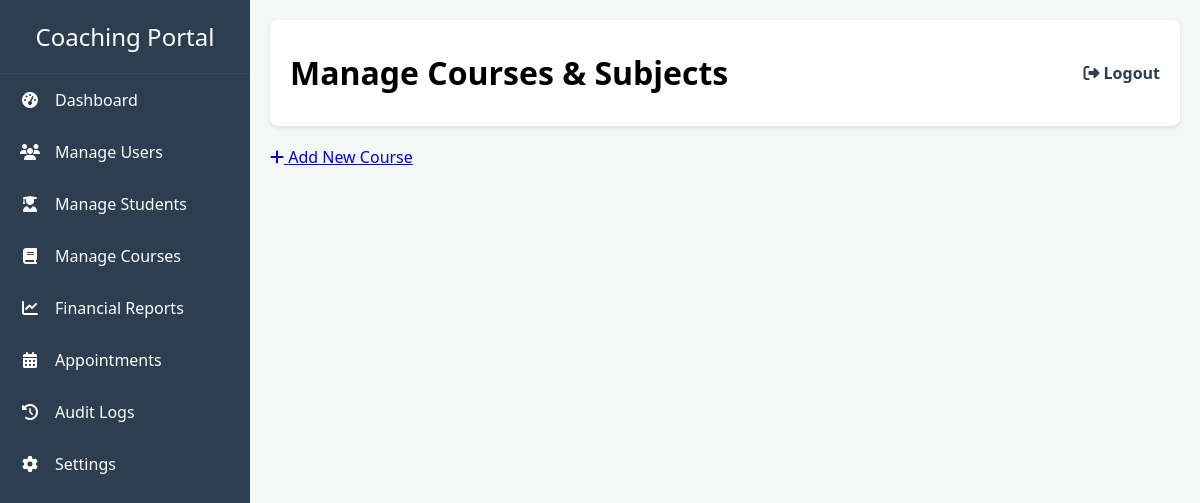
Before: /admin_portal/courses (signed in) with the older database file.
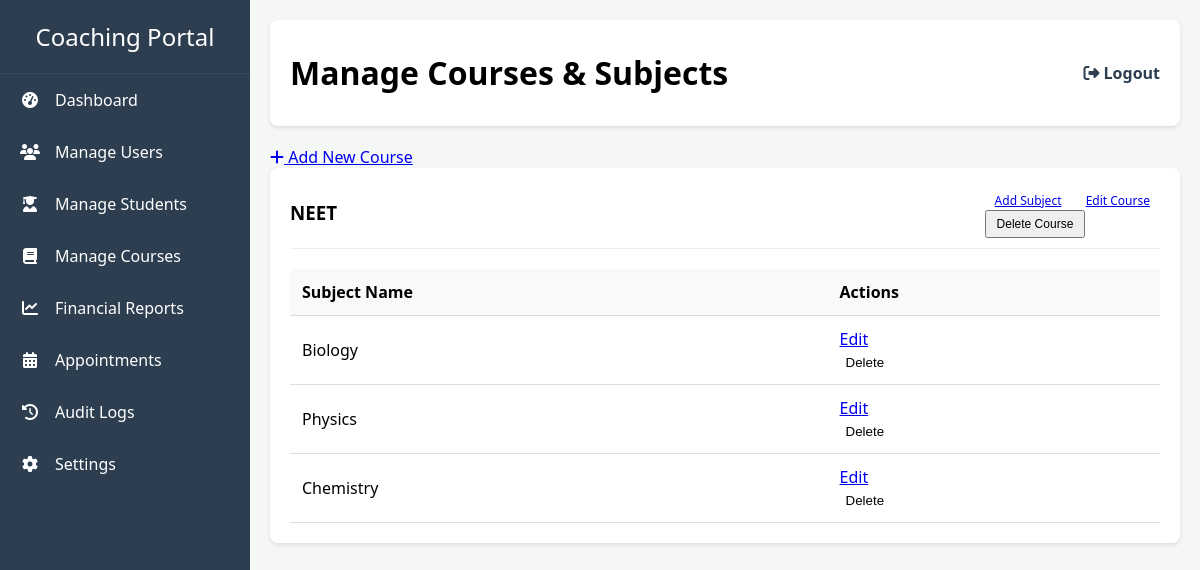
After: the same page with the newer database file.
### models.py (models this page shows)
class Course(db.Model):
    id = db.Column(db.Integer, primary_key=True)
    name = db.Column(db.String(100), unique=True, nullable=False)
    subjects = db.relationship('Subject', backref='course', lazy=True, cascade='all, delete-orphan')
    batches = db.relationship('Batch', backref='course', lazy=True, cascade='all, delete-orphan')

class Subject(db.Model):
    id = db.Column(db.Integer, primary_key=True)
    name = db.Column(db.String(100), nullable=False)
    course_id = db.Column(db.Integer, db.ForeignKey('course.id'), nullable=False)

### app.py (the view)
@app.route('/admin_portal/courses')
@login_required
def view_courses():
    if current_user.role != 'admin':
        return redirect(url_for('login'))
    courses = Course.query.all()
    return render_template('view_courses.html', courses=courses)

### app.py (called while the page is built)
@login_manager.user_loader
def load_user(user_id):
    return db.session.get(User, int(user_id))

### templates/view_courses.html (shortened to what this page needs)
{% extends "base.html" %}
{% block page_title %}Manage Courses & Subjects{% endblock %}
{% block content %}
<a href="{{ url_for('add_course') }}" class="btn btn-primary mb-3"><i class="fas fa-plus"></i> Add New Course</a>
{% for course in courses %}
<div class="course-card">
    <div class="course-header">
        <h3>{{ course.name }}</h3>
        <div>
            <a href="{{ url_for('add_subject', course_id=course.id) }}" class="btn btn-success btn-sm">Add Subject</a>
            <a href="{{ url_for('edit_course', course_id=course.id) }}" class="btn btn-info btn-sm">Edit Course</a>
            <form action="{{ url_for('delete_course', course_id=course.id) }}" method="POST" onsubmit="return confirm('Are you sure?');" class="d-inline">
                <button type="submit" class="btn btn-danger btn-sm">Delete Course</button>
            </form>
        </div>
    </div>
    {% if course.subjects %}
        <table class="table">
            <thead>
                <tr>
                    <th>Subject Name</th>
                    <th>Actions</th>
                </tr>
            </thead>
            <tbody>
            {% for subject in course.subjects %}
                <tr>
                    <td>{{ subject.name }}</td>
                    <td>
                        <a href="{{ url_for('edit_subject', subject_id=subject.id) }}">Edit</a>
                        <form action="{{ url_for('delete_subject', subject_id=subject.id) }}" method="POST" onsubmit="return confirm('Are you sure?');" class="d-inline ms-2">
                            <button type="submit" class="text-danger" style="border:none; background:none; cursor:pointer;">Delete</button>
                        </form>
                    </td>
                </tr>
            {% endfor %}
            </tbody>
        </table>
    {% else %}
        <p class="text-muted">No subjects added to this course yet.</p>
    {% endif %}
</div>
{% endfor %}
{% endblock %}

Changed rows visible on the page:
added Course: name "NEET"
added Subject: name "Biology"
added Subject: name "Physics"
added Subject: name "Chemistry"
